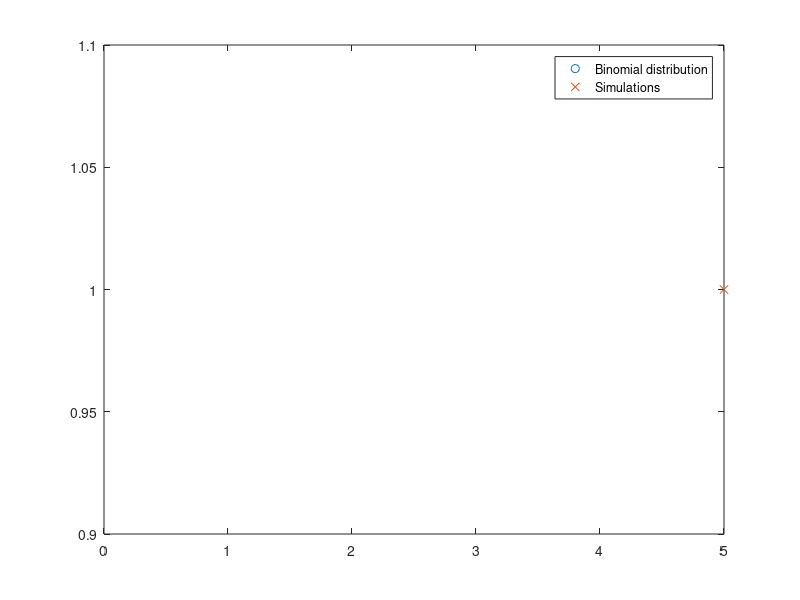

Here is the MATLAB script that generated this plot:
clear ALL
n = input('number of trials = ');
p = input('p in (0,1) = ');

U = rand(n, 1);
X = sum(U < p);

N = input('number of simulations = ');
for i = 1:N
    U=rand(n, 1);
    X(i) = sum(U<p);
end

U_X = unique(X);
n_X = hist(X, length(U_X));
relative_freq = n_X/N;

k=0:n;
a = binopdf(k, n, p);
plot(k, a, 'o', U_X, relative_freq, 'x')
legend('Binomial distribution', 'Simulations')